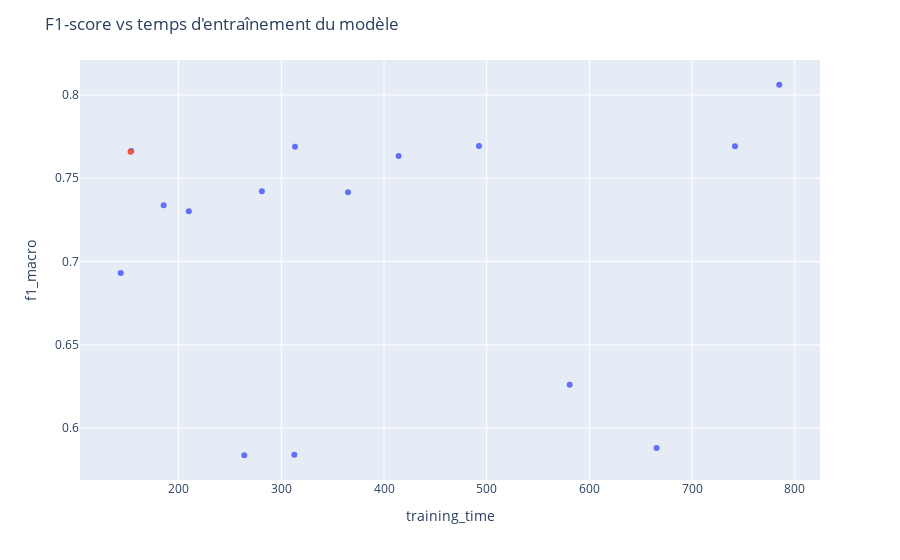

Notebook source saved alongside this figure:
### Markdown cell above
### Choix de la meilleure combinaison

### Code cell
import plotly.express as px

# Extraction d'un dataframe pour affichage
plot_results = df_results.copy()

# Mise en évidence (pour hover_name) des paramètres du modèle
plot_results['param_display'] = "nb_conv_layers : " + plot_results['nb_conv_layers'].astype(str) \
    + " nb_filters_first_layer : " + plot_results['nb_filters_first_layer'].astype(str) \
        + " globalAveragePooling : " + plot_results['globalAveragePooling'].astype(str) \
            + " light_dense : " + plot_results['light_dense'].astype(str)

# Mise en évidence des paramètres choisis (a posteriori)
plot_results["highlight"] = plot_results['param_display'] == "nb_conv_layers : 4 nb_filters_first_layer : 16 globalAveragePooling : False light_dense : True"

# Affichage pour chaque modèle de son f1-score et de son temps d'entraînement
fig=px.scatter(plot_results,x='training_time',y='f1_macro',color='highlight',
               hover_name='param_display',hover_data=['accuracy','nb_epochs'])
fig.update_layout(title="F1-score vs temps d'entraînement du modèle")
fig.update_traces(showlegend=False)
fig.show()

### Figure 1 — Plotly figure (JSON) as saved in the notebook; plotly's stock layout.template omitted (floating-point values rounded to 4 significant figures)
{"data": [{"customdata": [[0.8606, 29.0], [0.8645, 24.0], [0.8536, 32.0], [0.8705, 35.0], [0.8217, 27.0], [0.8337, 18.0], [0.8805, 30.0], [0.7221, 50.0], [0.7679, 50.0], [0.8765, 50.0], [0.8625, 50.0], [0.6912, 50.0], [0.7281, 50.0], [0.8556, 50.0], [0.8924, 50.0]], "hovertemplate": "<b>%{hovertext}</b><br><br>highlight=False<br>training_time=%{x}<br>f1_macro=%{y}<br>accuracy=%{customdata[0]}<br>nb_epochs=%{customdata[1]}<extra></extra>", "hovertext": ["nb_conv_layers : 3 nb_filters_first_layer : 16 globalAveragePooling : False light_dense : False", "nb_conv_layers : 3 nb_filters_first_layer : 32 globalAveragePooling : False light_dense : False", "nb_conv_layers : 4 nb_filters_first_layer : 16 globalAveragePooling : False light_dense : False", "nb_conv_layers : 4 nb_filters_first_layer : 32 globalAveragePooling : False light_dense : False", "nb_conv_layers : 3 nb_filters_first_layer : 16 globalAveragePooling : False light_dense : True", "nb_conv_layers : 3 nb_filters_first_layer : 32 globalAveragePooling : False light_dense : True", "nb_conv_layers : 4 nb_filters_first_layer : 32 globalAveragePooling : False light_dense : True", "nb_conv_layers : 3 nb_filters_first_layer : 16 globalAveragePooling : True light_dense : False", "nb_conv_layers : 3 nb_filters_first_layer : 32 globalAveragePooling : True light_dense : False", "nb_conv_layers : 4 nb_filters_first_layer : 16 globalAveragePooling : True light_dense : False", "nb_conv_layers : 4 nb_filters_first_layer : 32 globalAveragePooling : True light_dense : False", "nb_conv_layers : 3 nb_filters_first_layer : 16 globalAveragePooling : True light_dense : True", "nb_conv_layers : 3 nb_filters_first_layer : 32 globalAveragePooling : True light_dense : True", "nb_conv_layers : 4 nb_filters_first_layer : 16 globalAveragePooling : True light_dense : True", "nb_conv_layers : 4 nb_filters_first_layer : 32 globalAveragePooling : True light_dense : True"], "legendgroup": "False", "marker": {"color": "#636efa", "symbol": "circle"}, "mode": "markers", "name": "False", "orientation": "v", "showlegend": false, "type": "scatter", "x": [153.8, 281.0, 185.4, 492.5, 143.6, 209.9, 414.2, 263.9, 580.8, 313.3, 741.8, 312.6, 665.4, 364.9, 784.9], "xaxis": "x", "y": [0.7664, 0.7422, 0.7338, 0.7694, 0.6931, 0.7303, 0.7634, 0.5838, 0.6261, 0.7689, 0.7692, 0.5842, 0.5881, 0.7416, 0.8061], "yaxis": "y"}, {"customdata": [[0.8815, 26.0]], "hovertemplate": "<b>%{hovertext}</b><br><br>highlight=True<br>training_time=%{x}<br>f1_macro=%{y}<br>accuracy=%{customdata[0]}<br>nb_epochs=%{customdata[1]}<extra></extra>", "hovertext": ["nb_conv_layers : 4 nb_filters_first_layer : 16 globalAveragePooling : False light_dense : True"], "legendgroup": "True", "marker": {"color": "#EF553B", "symbol": "circle"}, "mode": "markers", "name": "True", "orientation": "v", "showlegend": false, "type": "scatter", "x": [153.1], "xaxis": "x", "y": [0.766], "yaxis": "y"}], "layout": {"legend": {"title": {"text": "highlight"}, "tracegroupgap": 0}, "margin": {"t": 60}, "title": {"text": "F1-score vs temps d'entraînement du modèle"}, "xaxis": {"anchor": "y", "domain": [0, 1], "title": {"text": "training_time"}}, "yaxis": {"anchor": "x", "domain": [0, 1], "title": {"text": "f1_macro"}}}}
